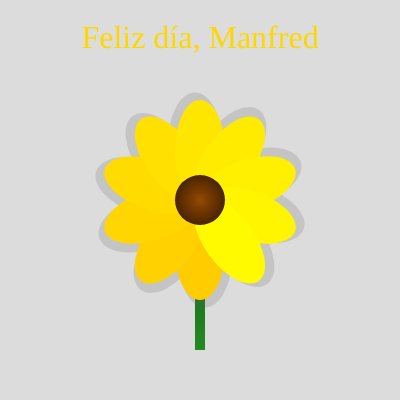
Frame 1 (no input)
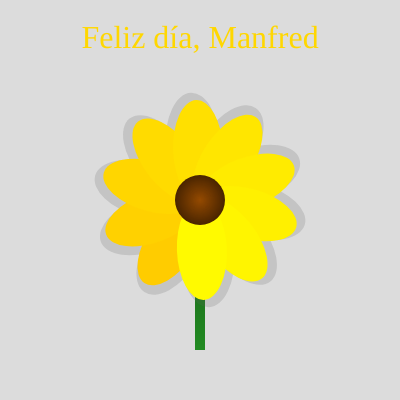
Frame 60 (no input)
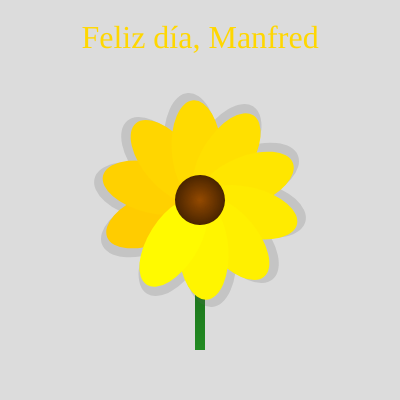
Frame 120 (the mouse pressed at the canvas centre since frame 60)

The p5.js sketch that drew these frames (run headless with seeded random() and noise() and a simulated clock; from frame 60 on, the mouse is pressed at the canvas centre):

// p5.js sketch
// ── sketch.js
let angle = 0; // Variable para el ángulo de rotación

function setup() {
  createCanvas(400, 400);
  textFont('Georgia'); // Usar la fuente Georgia
  textSize(32);   // Tamaño de letra
  textAlign(CENTER, CENTER); // Centrar el texto
  background(220);
}

function draw() {
  background(220); // Limpiar el lienzo en cada frame

  // Dibujar el mensaje en la parte superior
  fill(255, 215, 0); // Color del texto
  text("Feliz día, Manfred", width / 2, 40); // Texto centrado en la parte superior

  // Dibujar el tallo verde con un degradado simple
  noStroke();
  for (let i = 0; i < 150; i++) {
    let inter = map(i, 0, 150, 0.6, 1); // Gradiente entre dos colores
    fill(34 * inter, 139 * inter, 34 * inter);
    rect(195, 200 + i, 10, 1); // Tallo degradado
  }

  // Dibujar la flor
  translate(200, 200);
  rotate(angle); // Rotar la flor

  // Sombra de la flor para darle profundidad
  fill(100, 100, 100, 50); // Sombra
  for (let i = 0; i < 10; i++) {
    ellipse(5, 55, 55, 105); // Dibujar la sombra de los pétalos
    rotate(PI / 5);
  }

  // Pétalos con sombreado para mayor profundidad
  for (let i = 0; i < 10; i++) {
    let gradientYellow = lerpColor(color(255, 204, 0), color(255, 255, 0), i / 10); // Gradiente de amarillo
    fill(gradientYellow); // Aplicar el gradiente a los pétalos
    ellipse(0, 50, 50, 100); // Dibujar el pétalo
    rotate(PI / 5);
  }

  // Centro de la flor con gradiente radial
  for (let r = 25; r > 0; r--) {
    let inter = map(r, 25, 0, 0.5, 1); // Gradiente entre marrón claro y oscuro
    fill(150 * inter, 75 * inter, 0);
    ellipse(0, 0, r * 2, r * 2); // Círculos concéntricos
  }

  // Animar el giro de la flor
  angle += 0.01;
}
